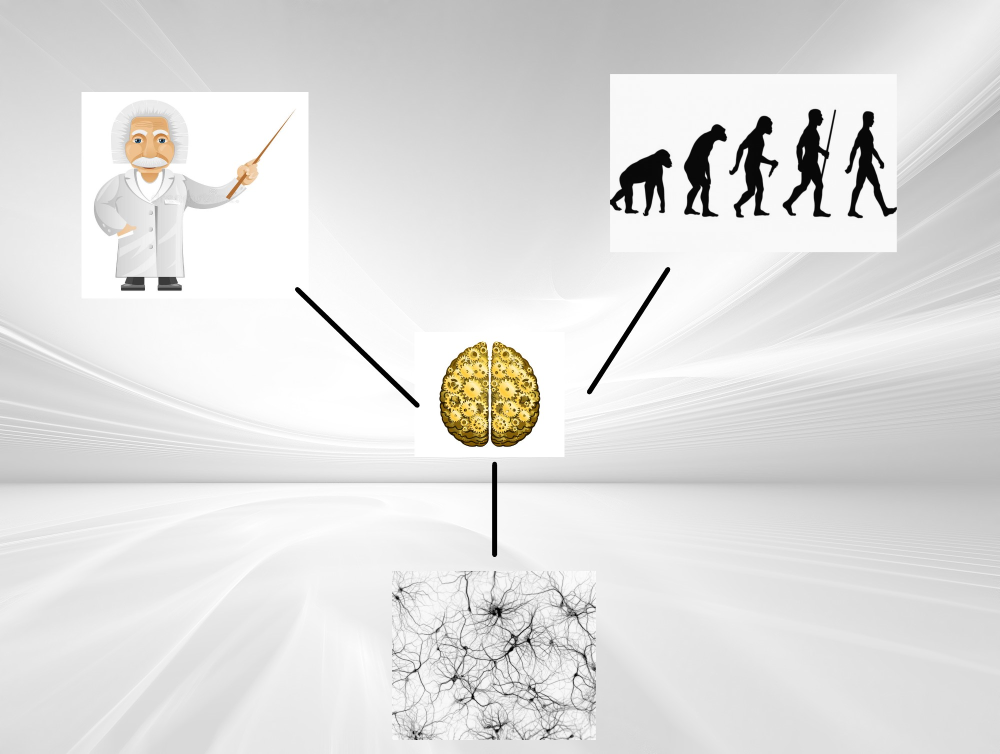
#> input picture Representacion (como crear una mente) .jpg, 2000 x 1507 px, given in place of imagen1.jpg, which was not available (shown at 1/2 size); the run also reads 1 picture not shown here
$ jupyter execute --allow-errors P2_4_FullBody_computer_vision_opencv_basic.ipynb   (shell and % lines are left out)   (older library calls are emulated)   (text cells are left out)
#> lines starting #> are read from the running program, lines starting #| are printed output that depends on the picture; after the words box and inside, x2 and y2 are one past the last pixel; in counts of white or black regions, pixels touching at a corner belong together; pictures that were not available may be replaced by others from this repository, and a replacement may not be noted
[cell 1]
from google.colab import drive
drive.mount('/content/drive')

[cell 2]
import cv2                                  #libreria de opencv
import numpy as np                          #libreria para manejo de arrays
from matplotlib import pyplot as plt        #libreria para visualizar graficos y otros
from google.colab.patches import cv2_imshow #modulo para visualizar imagenes en google colaboratory

[cell 3]
img = cv2.imread("/content/drive/MyDrive/Colab Notebooks/IA/IMAGES/imagen1.jpg")
#> img is the input picture: shape (1507, 2000, 3); mean B, G, R 221.8, 222.9, 223.3
if img.size == 0:
  print("Error: la imagen no fue cargada con exito.")
else:
  print('Image Dimensiones  : ',img.shape)
#| Image Dimensiones  :  (1507, 2000, 3)
  print("Alto: ",str(img.shape[0]),",Ancho: ",img.shape[1],"Número de canales:",img.shape[2])
#| Alto:  1507 ,Ancho:  2000 Número de canales: 3
  cv2_imshow(img)

[cell 4]
#convirtiendo la imagen a escala de grises
processed_image = cv2.cvtColor(img, cv2.COLOR_BGR2GRAY)
#guardando la imagen en drive
#cv2.imwrite('/content/drive/My Drive/IA/Computer_Vision/Images/image1_processed_gray.png', processed_image)
cv2_imshow(processed_image)

[cell 5]
#extrayendo el canal rojo (RED channel)
red_channel = img[:,:,2]
#extrayendo el canal verde (Green channel)
green_channel = img[:,:,1]
#extrayendo el canal azul (blue channel)
blue_channel = img[:,:,0]
#cv2.imwrite('/content/drive/My Drive/IA/Computer_Vision/Images/image1_processed_red.png', red_channel)
#cv2.imwrite('/content/drive/My Drive/IA/Computer_Vision/Images/image1_processed_green.png', green_channel)
#cv2.imwrite('/content/drive/My Drive/IA/Computer_Vision/Images/image1_processed_blue.png', blue_channel)
cv2_imshow(red_channel)
cv2_imshow(green_channel)
cv2_imshow(blue_channel)

[cell 6]
#Cargamos la imagen de la que queremos reslartar el rojo
img = cv2.imread("/content/drive/MyDrive/Colab Notebooks/IA/IMAGES/imagen2.jpg")
#convertimos la imagen a gris
hsv = cv2.cvtColor(img, cv2.COLOR_BGR2HSV)
#> hsv: shape (1507, 2000, 3); mean H, S, V 0.7, 2.3, 223.3
lower_red = np.array([30,150,50]) # codigo minimo del rojo en del B,G,R
upper_red = np.array([255,255,180]) # codigo maximo del rojo en B,G,R
#Creamos una mascara de la imagen donde resaltaremos el color rojo
mask_red = cv2.inRange(hsv, lower_red, upper_red)
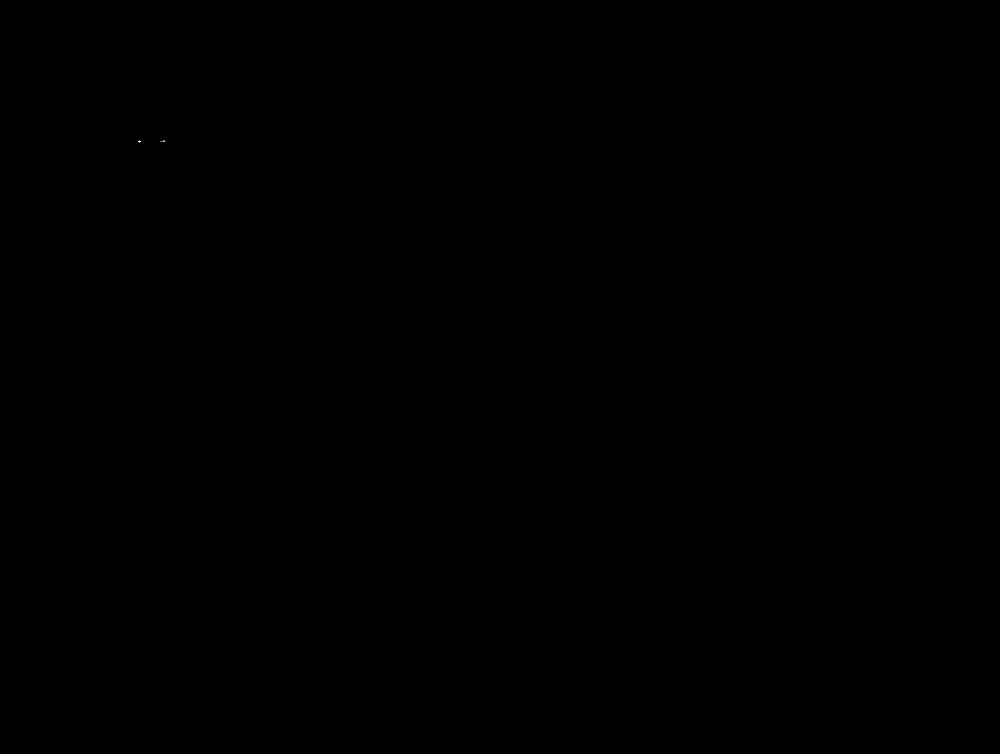
#> mask_red: shape (1507, 2000) (shown at 1/2 size); 0% white in thin lines or dots, all inside (x1, y1, x2, y2) = (276, 280, 330, 285)
#aplicamos la mascara en la imagen
img_result = cv2.bitwise_and(img,img, mask = mask_red)
#visualizamos la imagen
cv2_imshow(img)
cv2_imshow(mask_red)
cv2_imshow(img_result)

[cell 7]
# cargamos la imagen y la pasamos de una a gris
img = cv2.imread("/content/drive/MyDrive/Colab Notebooks/IA/IMAGES/cebra.jpg",0)
#> img: shape (1507, 2000); min 0, max 255, mean 222.9
#cambiar CV_64F  por CV_8U, si quiere verlo en negro/blanco
laplacian = cv2.Laplacian(img,cv2.CV_64F)
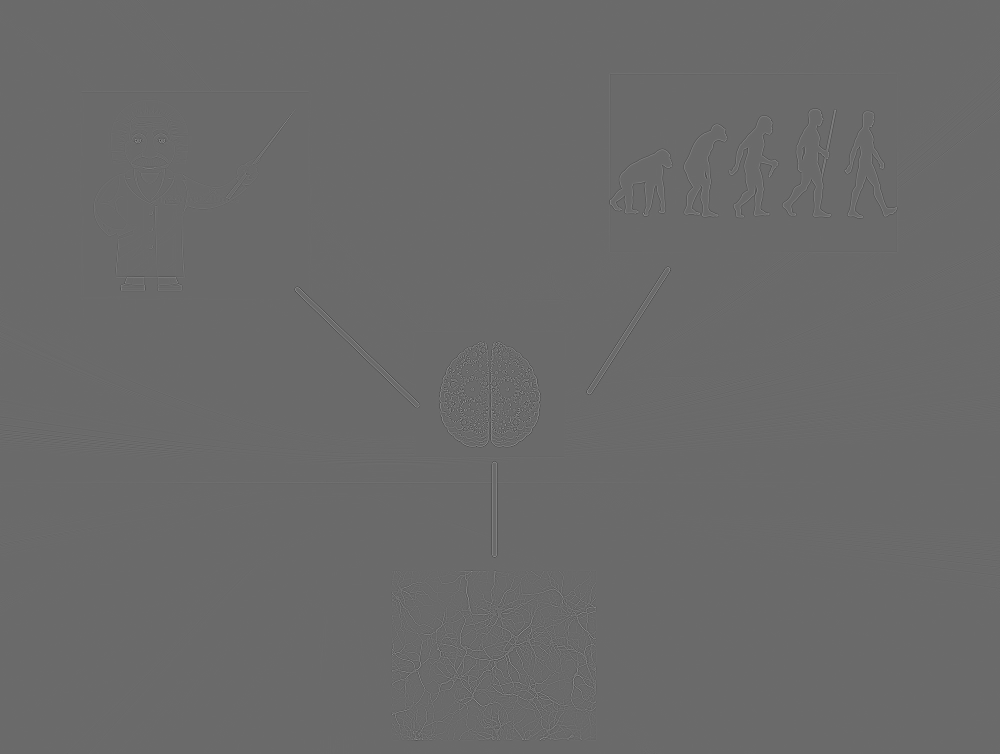
#> laplacian: shape (1507, 2000) float64 (shown at 1/2 size); min -465, max 646, mean 0; drawn with min black and max white
sobelx = cv2.Sobel(img,cv2.CV_64F,1,0,ksize=3)
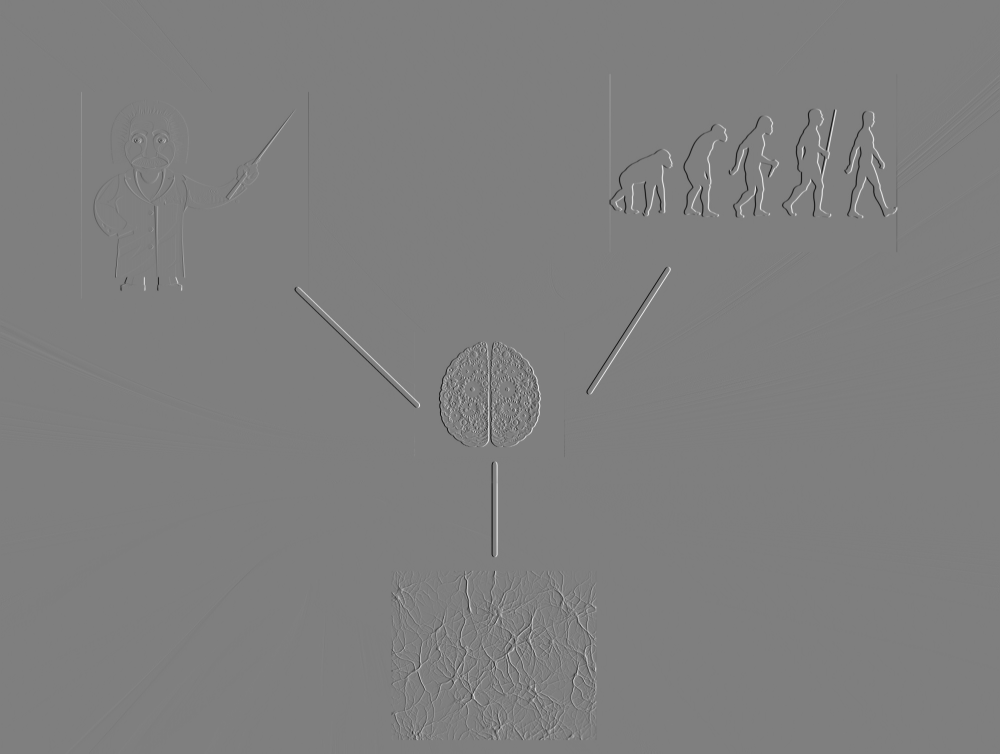
#> sobelx: shape (1507, 2000) float64 (shown at 1/2 size); min -1014, max 1020, mean 0; drawn with min black and max white
sobely = cv2.Sobel(img,cv2.CV_64F,0,1,ksize=3)
cv2_imshow(img)
cv2_imshow(sobelx)
cv2_imshow(sobely)

[cell 8]
sobelx8u=cv2.Sobel(img,cv2.CV_8U,1,0,ksize=3)
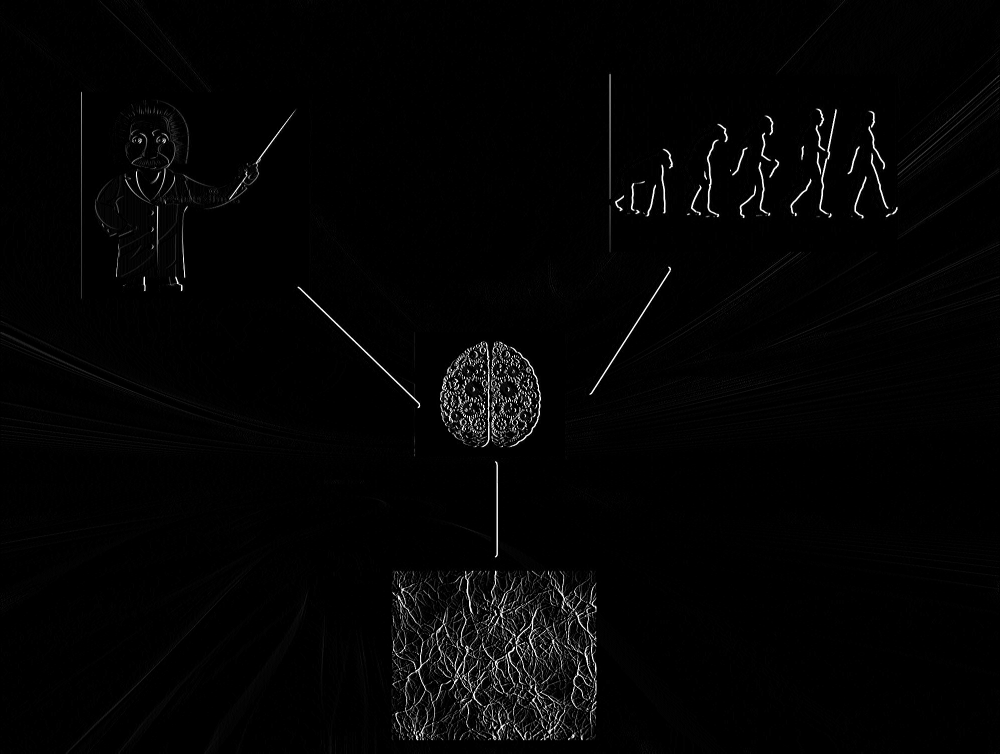
#> sobelx8u: shape (1507, 2000) (shown at 1/2 size); min 0, max 255, mean 4.1
#Utilizando cv2.CV_64F. Luego toma el valor absoluto y hace la conversión a cv2.CV_8U
sobelx64f=cv2.Sobel(img,cv2.CV_64F,1,0,ksize=3)
abs_sobel64f=np.absolute(sobelx64f)
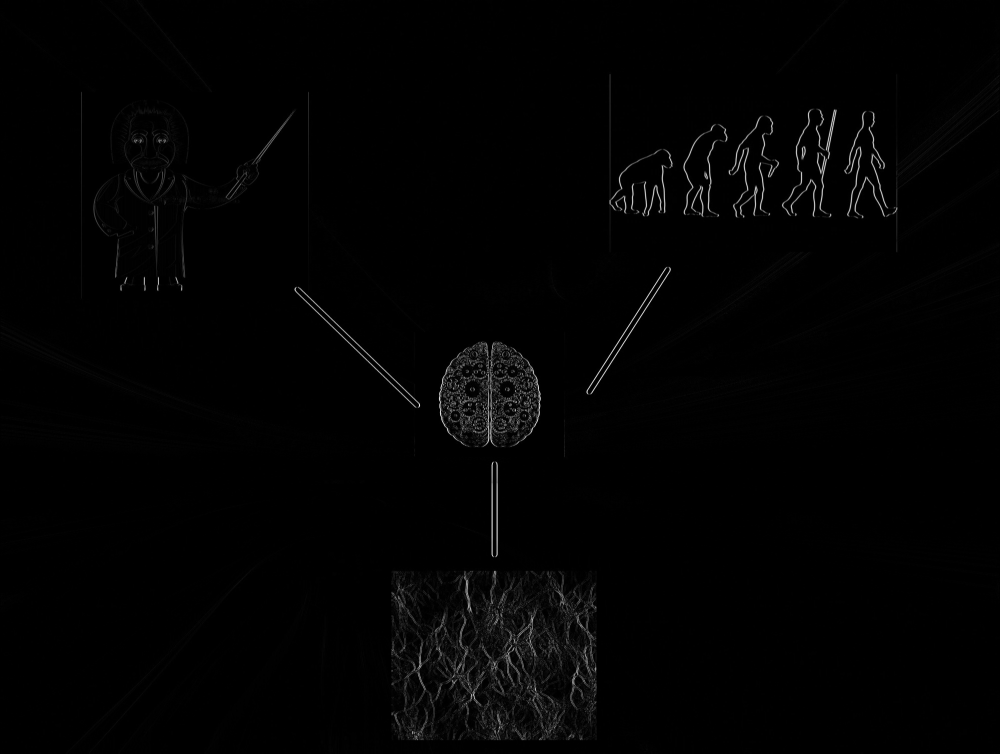
#> abs_sobel64f: shape (1507, 2000) float64 (shown at 1/2 size); min 0, max 1020, mean 10.6; drawn with min black and max white
sobel_8u=np.uint8(abs_sobel64f)
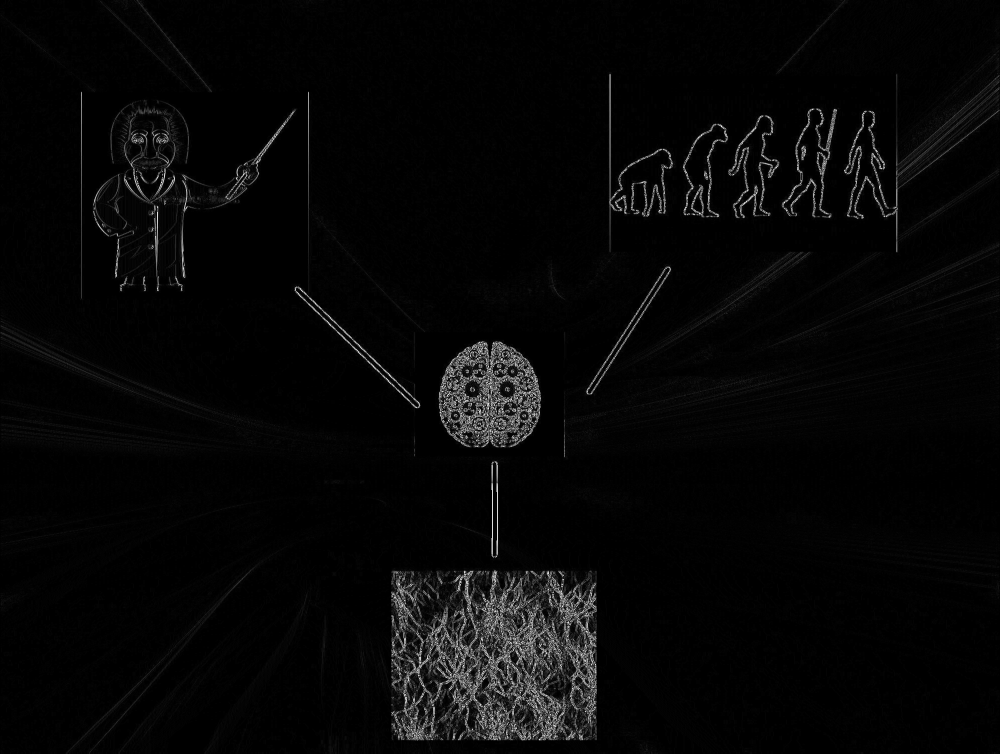
#> sobel_8u: shape (1507, 2000) (shown at 1/2 size); min 0, max 255, mean 6.6
plt.imshow(sobel_8u)
plt.show()
cv2_imshow(sobel_8u)

[cell 9]
img_gris = cv2.imread("/content/drive/MyDrive/Colab Notebooks/IA/IMAGES/coins.jpg",0)
cv2_imshow(img)
#Aplicamos un filtro gausiano para suavizar la imagen
#> (the rest of this cell did not finish here and is left out)

#> (a cell that did not finish here is left out)

[cell 11]
import cv2
import numpy as np
from google.colab.patches import cv2_imshow

face_cascade = cv2.CascadeClassifier('/content/drive/MyDrive/Colab Notebooks/IA/haarcascade_frontalface_default.xml');
img = cv2.imread("/content/drive/MyDrive/Colab Notebooks/IA/IMAGES/Fullbody.jpg")
#> (the rest of this cell did not finish here and is left out)

[cell 12]
from IPython.display import HTML
from base64 import b64encode
#> (the rest of this cell did not finish here and is left out)

[cell 13]
#video que analizaremos
videoentrada = cv2.VideoCapture('/content/drive/My Drive/IA/Computer_Vision/Images/familia_cantando.mp4')

[cell 14]
property_id = int(cv2.CAP_PROP_FRAME_COUNT)
totalframes = int(cv2.VideoCapture.get(videoentrada, property_id))
print( "total de frames: "+str(totalframes) )
print(str(videoentrada.get(3))+" X "+str(videoentrada.get(4))+" pixeles")

[cell 15]
#https://unipython.com/empezando-con-videos/
#recorremos los 6 primeros frames de 1412
face_cascade = cv2.CascadeClassifier('/content/drive/MyDrive/IA/Computer_Vision/OpenCV/HaarCascade/haarcascade_frontalface_default.xml')
for x in range(6):
  videoentrada.set(1,x);
  #ret: retorno (true si es frame se lee correctamente)
  ret, frame = videoentrada.read()
  gray = cv2.cvtColor(frame, cv2.COLOR_BGR2GRAY)
  faces = face_cascade.detectMultiScale(gray,scaleFactor=1.1,minNeighbors=5,minSize=(30, 30))
  for (x, y, w, h) in faces:
    cv2.rectangle(frame,(x,y),(x+w, y+h),(0, 255, 0),2)
    #roi_gray = gray[y:y+h,x:x+w]
    #roi_color = frame[y:y+h,x:x+w]
  cv2_imshow(frame)
